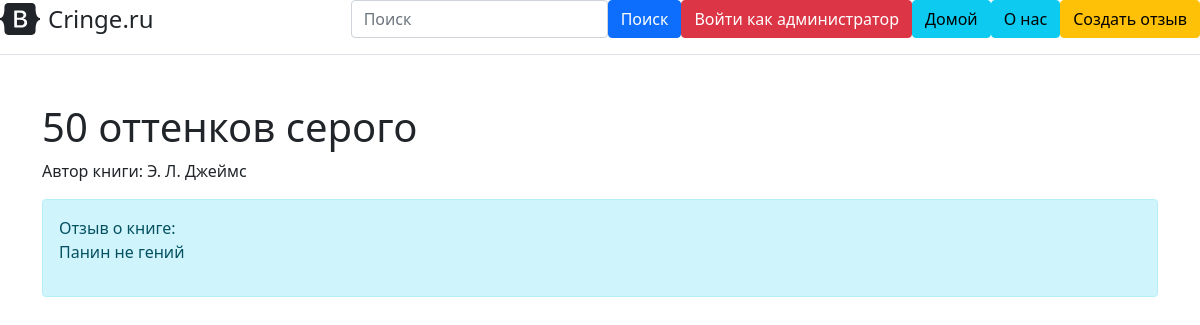
Page /home/detail/4 on the committed database.
### main.py (models this page shows, shortened)
class Book(db.Model):
    __tablename__ = 'book'
    current_date = datetime.now()
    id = db.Column(db.Integer, primary_key=True)
    book_name = db.Column(db.String(1000), nullable=True)
    author_name = db.Column(db.String(300), nullable=True)
    text = db.Column(db.Text, nullable=True)
    date = db.Column(db.Text, nullable=True)
    comment_rate = db.Column(db.Integer, nullable=True)

### main.py (the view)
@app.route('/home/detail/<int:id>')
def detail(id):
    bookk = Book.query.get(id)
    return render_template("post-detail.html", bookk=bookk)

### templates/post-detail.html (shortened to what this page needs)
{% extends 'base.html' %}
{% block body %}
    <div class="container mt-5">
        <h1>{{ bookk.book_name }}</h1>
        <p>Автор книги: {{bookk.author_name}}</p>
        <div class="alert alert-info">
            Отзыв о книге:
            <p>{{ bookk.text }}</p>
        </div>
    </div>
{% endblock %}

### rows in the picture
Book: book_name "50 оттенков серого", author_name "Э. Л. Джеймс", text "Панин не гений"
